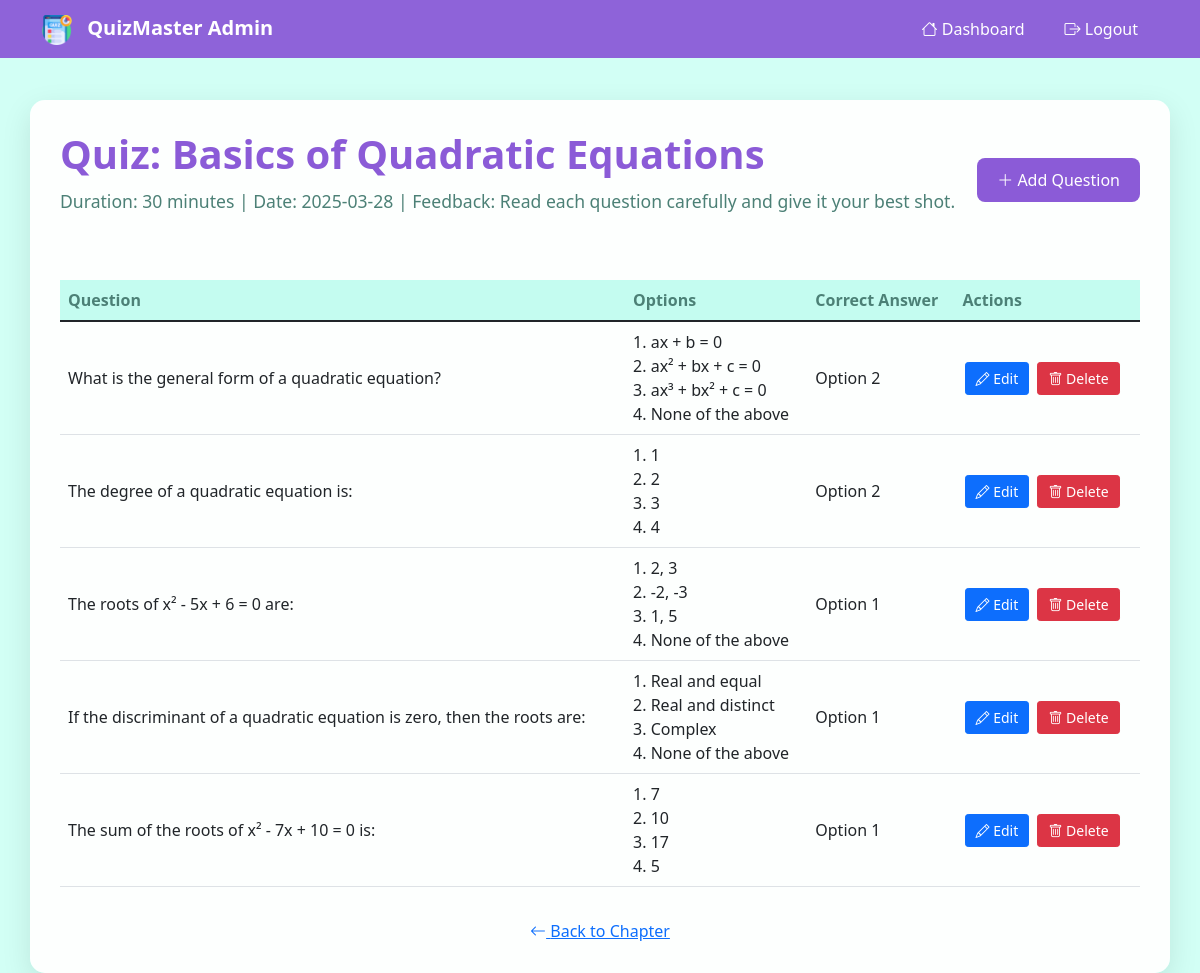
/view_quiz/1 (signed in), run on the app's committed database.
### main.py (models this page shows)
class Quiz(db.Model):
    id = db.Column(db.Integer, primary_key=True)
    name = db.Column(db.String(60),nullable=False)
    quiz_time_duration = db.Column(db.Integer,nullable = False)
    quiz_date = db.Column(db.Date, nullable = False)
    chapter_id = db.Column(db.Integer, db.ForeignKey('chapter.id'), nullable=False)
    feedback = db.Column(db.String(250), nullable=True)
    chapter = db.relationship('Chapter', back_populates = 'chap_quiz')
    qsns = db.relationship('Question', back_populates = 'quiz',cascade = 'all, delete-orphan')
    score = db.relationship('Scores', back_populates = 'quiz',cascade = 'all, delete-orphan')

class Question(db.Model):
    id = db.Column(db.Integer, primary_key=True)
    qsn = db.Column(db.String(350),nullable=False)
    opt1 = db.Column(db.String(160),nullable=False)
    opt2 = db.Column(db.String(160),nullable=False)
    opt3 = db.Column(db.String(160),nullable=True)
    opt4 = db.Column(db.String(160),nullable=True)
    crct_ans = db.Column(db.Integer,nullable=False)
    quiz_id = db.Column(db.Integer, db.ForeignKey('quiz.id'), nullable=False)
    quiz = db.relationship('Quiz', back_populates = 'qsns')

### main.py (the view)
@app.route('/view_quiz/<int:quiz_id>',methods=['GET','POST'])
def view_quiz(quiz_id):
    if 'admin' in session:
        quiz_to_view = Quiz.query.filter_by(id =quiz_id).first()
        questions = Question.query.filter_by(quiz_id = quiz_id).all()
        return render_template('quiz_view.html',quiz = quiz_to_view, questions_created = questions)
    return redirect(url_for('login'))

### templates/quiz_view.html (shortened to what this page needs)
<!DOCTYPE html>
<html lang="en">
<head>
    <link href="https://cdn.jsdelivr.net/npm/bootstrap@5.1.3/dist/css/bootstrap.min.css" rel="stylesheet">
    <link rel="stylesheet" href="https://cdn.jsdelivr.net/npm/bootstrap-icons@1.7.2/font/bootstrap-icons.css">
    <link rel="stylesheet" href="{{ url_for('static', filename='css/admin-styles.css') }}">
</head>
<body>
    <nav class="navbar navbar-expand-lg navbar-dark fixed-top">
        <div class="container">
            <a class="navbar-brand" href="#">
                <img src="{{ url_for('static', filename='images/logo.png') }}" alt="QuizMaster Logo" class="nav-logo">
                QuizMaster Admin
            </a>
            <div class="collapse navbar-collapse" id="navbarNav">
                <ul class="navbar-nav ms-auto">
                    <li class="nav-item">
                        <a class="nav-link" href="{{ url_for('admin_dashboard') }}">
                            <i class="bi bi-house"></i> Dashboard
                        </a>
                    </li>
                    <li class="nav-item">
                        <a class="nav-link" href="{{ url_for('logout') }}">
                            <i class="bi bi-box-arrow-right"></i> Logout
                        </a>
                    </li>
                </ul>
            </div>
        </div>
    </nav>
    <div class="container main-content">
        <div class="dashboard-header">
            <div>
                <h1>Quiz: {{ quiz.name }}</h1>
                <p class="quiz-details">
                    Duration: {{ quiz.quiz_time_duration }} minutes |
                    Date: {{ quiz.quiz_date.strftime('%Y-%m-%d') }} |
                    Feedback: {{ quiz.feedback }}
                </p>
            </div>
            <div class="action-buttons-header">
                <a href="{{ url_for('create_question', quiz_id=quiz.id) }}" class="add-subject-btn">
                    <i class="bi bi-plus-lg"></i> Add Question
                </a>
            </div>
        </div>
        <div class="table-responsive">
            <table class="table table-hover">
                <thead>
                    <tr>
                        <th>Question</th>
                        <th>Options</th>
                        <th>Correct Answer</th>
                        <th>Actions</th>
                    </tr>
                </thead>
                <tbody>
                    {% if questions_created %}
                        {% for question in questions_created %}
                        <tr>
                            <td>{{ question.qsn }}</td>
                            <td>
                                1. {{ question.opt1 }}<br>
                                2. {{ question.opt2 }}<br>
                                {% if question.opt3 %}3. {{ question.opt3 }}<br>{% endif %}
                                {% if question.opt4 %}4. {{ question.opt4 }}{% endif %}
                            </td>
                            <td>Option {{ question.crct_ans }}</td>
                            <td class="action-buttons">
                                <a href="{{ url_for('edit_question', question_id=question.id) }}" class="btn btn-primary btn-sm">
                                    <i class="bi bi-pencil"></i> Edit
                                </a>
                                <form action="{{ url_for('delete_question', question_id=question.id) }}" method="POST" class="d-inline">
                                    <button type="submit" class="btn btn-danger btn-sm"
                                            onclick="return confirm('Are you sure you want to delete this question?')">
                                        <i class="bi bi-trash"></i> Delete
                                    </button>
                                </form>
                            </td>
                        </tr>
                        {% endfor %}
                    {% else %}
                        <tr>
                            <td colspan="4" class="text-center">No questions available for this quiz. Add your first question!</td>
                        </tr>
                    {% endif %}
                </tbody>
            </table>
        </div>
        <div class="text-center mt-3">
            <a href="{{ url_for('view_chapter', chapter_id=quiz.chapter_id) }}" class="back-link">
                <i class="bi bi-arrow-left"></i> Back to Chapter
            </a>
        </div>
    </div>
</body>
</html>

### static/css/admin-styles.css (style rules this page uses)
body { background-color: #d2fff5; min-height: 100vh; padding-top: 80px; }
.main-content { background: rgba(255, 255, 255, 0.95); border-radius: 15px; padding: 30px; box-shadow: 0 10px 30px rgba(0, 0, 0, 0.1); margin-top: 20px; }
.navbar { background-color: rgba(139, 91, 215, 0.95) !important; backdrop-filter: blur(10px); }
.nav-logo { width: 30px; height: 30px; margin-right: 10px; }
.navbar-brand { font-weight: 600; color: white !important; }
.nav-link { color: white !important; padding: 8px 15px !important; margin: 0 5px; border-radius: 20px; transition: all 0.3s ease; }
.dashboard-header { display: flex; justify-content: space-between; align-items: center; margin-bottom: 30px; }
.dashboard-header h1 { color: #8b5bd7; font-weight: 700; margin: 0; }
.add-subject-btn { background-color: #8b5bd7; color: white; padding: 10px 20px; border-radius: 8px; text-decoration: none; transition: all 0.3s ease; }
.table { margin-top: 20px; }
.table thead th { background-color: #c4fcf0; color: #4c8076; font-weight: 600; border: none; }
.table td { vertical-align: middle; }
.action-buttons { white-space: nowrap; }
.action-buttons .btn { margin: 0 2px; padding: 5px 10px; }
.btn-sm { padding: 5px 10px; }
.quiz-details { color: #4c8076; margin-top: 10px; font-size: 1.1rem; }
.action-buttons-header { display: flex; gap: 10px; align-items: center; }

### data on the page
Quiz: name "Basics of Quadratic Equations", quiz_time_duration "30", quiz_date "2025-03-28", feedback "Read each question carefully and give it your best shot."
Question: qsn "What is the general form of a quadratic equation?", opt1 "ax + b = 0", opt2 "ax² + bx + c = 0", opt3 "ax³ + bx² + c = 0", opt4 "None of the above", crct_ans "2"
Question: qsn "The degree of a quadratic equation is:", opt1 "1", opt2 "2", opt3 "3", opt4 "4", crct_ans "2"
Question: qsn "The roots of x² - 5x + 6 = 0 are:", opt1 "2, 3", opt2 "-2, -3", opt3 "1, 5", opt4 "None of the above", crct_ans "1"
Question: qsn "If the discriminant of a quadratic equation is zero, then the roots are:", opt1 "Real and equal", opt2 "Real and distinct", opt3 "Complex", opt4 "None of the above", crct_ans "1"
Question: qsn "The sum of the roots of x² - 7x + 10 = 0 is:", opt1 "7", opt2 "10", opt3 "17", opt4 "5", crct_ans "1"
